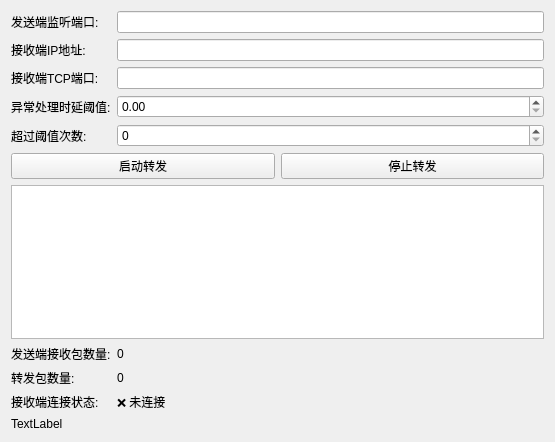
<?xml version="1.0" encoding="UTF-8"?>
<ui version="4.0">
 <class>ForwarderWindow</class>
 <widget class="QWidget" name="ForwarderWindow">
  <property name="geometry">
   <rect>
    <x>0</x>
    <y>0</y>
    <width>555</width>
    <height>442</height>
   </rect>
  </property>
  <property name="windowTitle">
   <string>TCP Forwarder</string>
  </property>
  <layout class="QVBoxLayout" name="verticalLayoutMain">
   <item>
    <layout class="QFormLayout" name="formLayout">
     <item row="0" column="0">
      <widget class="QLabel" name="labelSenderPort">
       <property name="text">
        <string>发送端监听端口:</string>
       </property>
      </widget>
     </item>
     <item row="0" column="1">
      <widget class="QLineEdit" name="senderPortEdit"/>
     </item>
     <item row="1" column="0">
      <widget class="QLabel" name="labelReceiverIp">
       <property name="text">
        <string>接收端IP地址:</string>
       </property>
      </widget>
     </item>
     <item row="1" column="1">
      <widget class="QLineEdit" name="receiverIpEdit"/>
     </item>
     <item row="2" column="0">
      <widget class="QLabel" name="labelReceiverPort">
       <property name="text">
        <string>接收端TCP端口:</string>
       </property>
      </widget>
     </item>
     <item row="2" column="1">
      <widget class="QLineEdit" name="receiverPortEdit"/>
     </item>
     <item row="3" column="0">
      <widget class="QLabel" name="label">
       <property name="text">
        <string>异常处理时延阈值:</string>
       </property>
      </widget>
     </item>
     <item row="4" column="0">
      <widget class="QLabel" name="label_2">
       <property name="text">
        <string>超过阈值次数:</string>
       </property>
      </widget>
     </item>
     <item row="4" column="1">
      <widget class="QSpinBox" name="spinBoxAbnormalCount"/>
     </item>
     <item row="3" column="1">
      <widget class="QDoubleSpinBox" name="spinBoxElapsedThreshold"/>
     </item>
    </layout>
   </item>
   <item>
    <layout class="QHBoxLayout" name="horizontalLayoutButtons">
     <item>
      <widget class="QPushButton" name="startButton">
       <property name="text">
        <string>启动转发</string>
       </property>
      </widget>
     </item>
     <item>
      <widget class="QPushButton" name="stopButton">
       <property name="text">
        <string>停止转发</string>
       </property>
      </widget>
     </item>
    </layout>
   </item>
   <item>
    <widget class="QTextEdit" name="logTextEdit">
     <property name="readOnly">
      <bool>true</bool>
     </property>
    </widget>
   </item>
   <item>
    <layout class="QFormLayout" name="formLayoutStatus">
     <item row="0" column="0">
      <widget class="QLabel" name="labelSenderPacketCountText">
       <property name="text">
        <string>发送端接收包数量:</string>
       </property>
      </widget>
     </item>
     <item row="0" column="1">
      <widget class="QLabel" name="senderPacketCountLabel">
       <property name="text">
        <string>0</string>
       </property>
      </widget>
     </item>
     <item row="1" column="0">
      <widget class="QLabel" name="labelForwardPacketCountText">
       <property name="text">
        <string>转发包数量:</string>
       </property>
      </widget>
     </item>
     <item row="1" column="1">
      <widget class="QLabel" name="forwardPacketCountLabel">
       <property name="text">
        <string>0</string>
       </property>
      </widget>
     </item>
     <item row="2" column="0">
      <widget class="QLabel" name="labelReceiverStatusText">
       <property name="text">
        <string>接收端连接状态:</string>
       </property>
      </widget>
     </item>
     <item row="2" column="1">
      <widget class="QLabel" name="receiverStatusLabel">
       <property name="text">
        <string>❌ 未连接</string>
       </property>
      </widget>
     </item>
     <item row="3" column="0">
      <widget class="QLabel" name="alarmLabel">
       <property name="text">
        <string>TextLabel</string>
       </property>
      </widget>
     </item>
    </layout>
   </item>
  </layout>
 </widget>
 <resources/>
 <connections/>
</ui>
